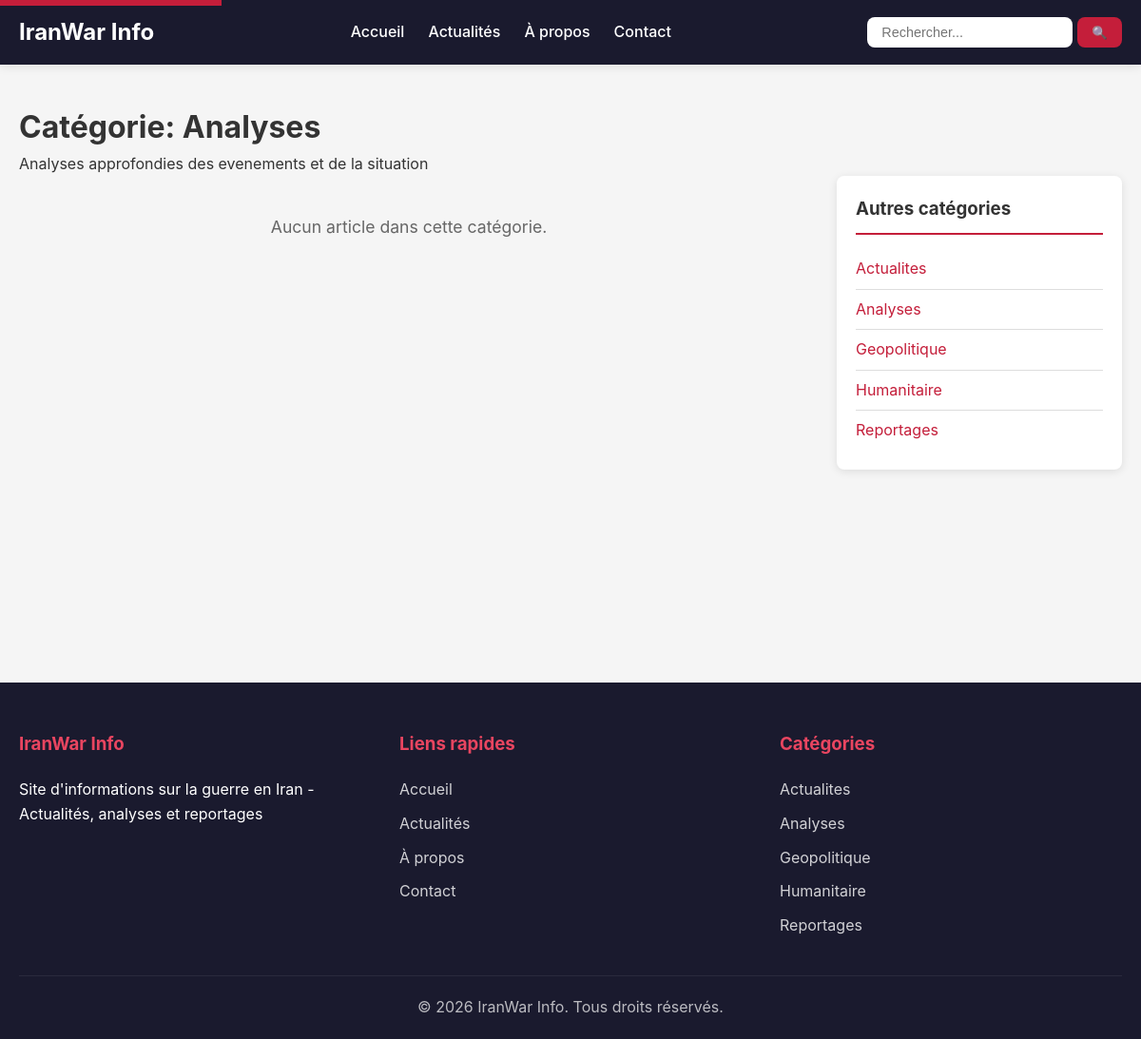
The app's page /categorie/analyses_2.html with its own data.
### tables this page shows
CREATE TABLE categories (
    id INT UNSIGNED AUTO_INCREMENT PRIMARY KEY,
    libelle VARCHAR(100) NOT NULL COMMENT 'Nom de la catégorie',
    description TEXT DEFAULT NULL
);

### core/Controller.php (called while the page is built, shortened)
<?php
abstract class Controller
{
    protected array $data = [];
    protected function render(string $viewName, array $data = []): void
    {
        $this->data = array_merge($this->data, $data);
        $this->data['content'] = $viewName;
        extract($this->data);
        require_once VIEWS_PATH . 'layouts/main.php';
    }
    protected function model(string $modelName): object
    {
        $modelFile = MODELS_PATH . $modelName . '.php';
        if (file_exists($modelFile)) {
            return new $modelName();
        }
        throw new Exception("Modèle '{$modelName}' non trouvé");
    }
}

### app/controllers/ArticlesController.php (called while the page is built, shortened)
<?php
class ArticlesController extends Controller
{
    private Article $articleModel;
    private Category $categoryModel;
    public function __construct()
    {
        $this->articleModel = $this->model('Article');
        $this->categoryModel = $this->model('Category');
    }
    public function category(string $id = ''): void
    {
        $categoryId = (int) $id;
        $category = $this->categoryModel->findById($categoryId);
        $articles = $this->articleModel->getByCategory($category['id']);
        $data = [
            'pageTitle' => $category['libelle'] . ' - ' . SITE_NAME,
            'metaDescription' => 'Articles de la catégorie ' . $category['libelle'],
            'category' => $category,
            'articles' => $articles,
            'categories' => $this->categoryModel->getActive()
        ];
        $this->render('articles/category', $data);
    }
}

### index.php (called while the page is built, shortened)
<?php
require_once ROOT_PATH . '/core/Autoloader.php';
$app = new App();
$app->run();

### core/Autoloader.php (called while the page is built, shortened)
<?php
class Autoloader
{
    public static function autoload(string $className): void
    {
        $paths = [
            ROOT_PATH . '/core/' . $className . '.php',
            ROOT_PATH . '/app/controllers/' . $className . '.php',
            ROOT_PATH . '/app/models/' . $className . '.php',
            ROOT_PATH . '/config/' . $className . '.php',
        ];
        foreach ($paths as $path) {
            if (file_exists($path)) {
                return;
            }
        }
    }
}

### core/UrlHelper.php (called while the page is built, shortened)
<?php
class UrlHelper
{
    public static function slugify(string $text): string
    {
        $text = mb_strtolower($text, 'UTF-8');
        $text = self::removeAccents($text);
        $text = preg_replace('/[^a-z0-9]+/', '-', $text);
        $text = trim($text, '-');
        return $text;
    }
    public static function removeAccents(string $text): string
    {
        $accents = [
            'à' => 'a', 'á' => 'a', 'â' => 'a', 'ã' => 'a', 'ä' => 'a', 'å' => 'a',
            'ç' => 'c',
            'è' => 'e', 'é' => 'e', 'ê' => 'e', 'ë' => 'e',
            'ì' => 'i', 'í' => 'i', 'î' => 'i', 'ï' => 'i',
            'ñ' => 'n',
            'ò' => 'o', 'ó' => 'o', 'ô' => 'o', 'õ' => 'o', 'ö' => 'o',
            'ù' => 'u', 'ú' => 'u', 'û' => 'u', 'ü' => 'u',
            'ý' => 'y', 'ÿ' => 'y',
            'œ' => 'oe', 'æ' => 'ae'
        ];
        return strtr($text, $accents);
    }
    public static function categoryUrl(array $category): string
    {
        $slug = self::slugify($category['libelle']);
        $id = $category['id'];
        return SITE_URL . "/categorie/{$slug}_{$id}.html";
    }
    public static function actualitesUrl(): string
    {
        return SITE_URL . "/actualites.html";
    }
    public static function searchUrl(string $keyword = ''): string
    {
        $url = SITE_URL . "/recherche.html";
        return $url;
    }
    public static function aboutUrl(): string
    {
        return SITE_URL . "/a-propos.html";
    }
    public static function contactUrl(): string
    {
        return SITE_URL . "/contact.html";
    }
    public static function homeUrl(): string
    {
        return SITE_URL;
    }
}

### config/database.php (called while the page is built, shortened)
<?php
class Database
{
    private static ?PDO $instance = null;
    public static function getInstance(): PDO
    {
        if (self::$instance === null) {
            try {
                $dsn = "mysql:host=" . DB_HOST . ";dbname=" . DB_NAME . ";charset=" . DB_CHARSET;
                $options = [
                    PDO::ATTR_ERRMODE => PDO::ERRMODE_EXCEPTION,
                    PDO::ATTR_DEFAULT_FETCH_MODE => PDO::FETCH_ASSOC,
                    PDO::ATTR_EMULATE_PREPARES => false,
                ];
                self::$instance = new PDO($dsn, DB_USER, DB_PASS, $options);
            } catch (PDOException $e) {
                if (DEBUG_MODE) {
                    die("Erreur de connexion : " . $e->getMessage());
                } else {
                    die("Erreur de connexion à la base de données.");
                }
            }
        }
        return self::$instance;
    }
}

### core/Model.php (called while the page is built, shortened)
<?php
abstract class Model
{
    public function __construct()
    {
        require_once ROOT_PATH . '/config/database.php';
        $this->db = Database::getInstance();
    }
}

### app/models/Category.php (called while the page is built, shortened)
<?php
class Category extends Model
{
    protected string $table = 'categories';
    public function getActive(): array
    {
        $sql = "SELECT * FROM {$this->table} ORDER BY libelle ASC";
        $stmt = $this->db->query($sql);
        return $stmt->fetchAll();
    }
    public function findById(int $id): ?array
    {
        $sql = "SELECT * FROM {$this->table} WHERE id = :id";
        $stmt = $this->db->prepare($sql);
        $stmt->execute(['id' => $id]);
        $result = $stmt->fetch();
        return $result ?: null;
    }
}

### app/models/Article.php (called while the page is built, shortened)
<?php
class Article extends Model
{
    protected string $table = 'articles';
    public function getByCategory(int $categoryId, int $limit = 10): array
    {
        $sql = "SELECT a.*, c.libelle as category_name, u.name as author_name,
                       m.url as image_url, m.alt_text as image_alt
                FROM {$this->table} a
                LEFT JOIN categories c ON a.category_id = c.id
                LEFT JOIN users u ON a.author_id = u.id
                LEFT JOIN media m ON a.id = m.article_id
                WHERE a.category_id = :category_id
                AND a.published_at IS NOT NULL
                ORDER BY a.published_at DESC
                LIMIT :limit";
        $stmt = $this->db->prepare($sql);
        $stmt->bindValue(':category_id', $categoryId, PDO::PARAM_INT);
        $stmt->bindValue(':limit', $limit, PDO::PARAM_INT);
        $stmt->execute();
        return $stmt->fetchAll();
    }
}

### app/views/articles/category.php (the view)
<div class="category-page">
    <h1>Catégorie: <?= htmlspecialchars($category['libelle']) ?></h1>
    <?php if (!empty($category['description'])): ?>
        <p class="category-description"><?= htmlspecialchars($category['description']) ?></p>
    <?php endif; ?>
    <div class="articles-layout">
        <div class="articles-list">
            <?php if (!empty($articles)): ?>
                <?php foreach ($articles as $article): ?>
                    <?php $articleUrl = UrlHelper::articleUrl($article, $category); ?>
                    <article class="article-item <?= !empty($article['image_url']) ? 'has-image' : '' ?>">
                        <div class="article-body">
                            <h2>
                                <a href="<?= $articleUrl ?>">
                                    <?= htmlspecialchars($article['title'] ?? '') ?>
                                </a>
                            </h2>
                            <?php if (!empty($article['category_name'])): ?>
                                <span class="article-category"><?= htmlspecialchars($article['category_name']) ?></span>
                            <?php endif; ?>
                            <p class="article-excerpt">
                                <?= substr(strip_tags($article['content'] ?? ''), 0, 200) ?>...
                            </p>
                            <div class="article-meta">
                                <span class="date">📅 <?= date('d/m/Y H:i', strtotime($article['published_at'] ?? $article['created_at'])) ?></span>
                                <span class="views">👁 <?= $article['views'] ?? 0 ?> vues</span>
                            </div>
                            <a href="<?= $articleUrl ?>" class="read-more">
                                Lire la suite →
                            </a>
                        </div>
                        <?php if (!empty($article['image_url'])): ?>
                            <div class="article-thumbnail">
                                <a href="<?= $articleUrl ?>">
                                    <img src="<?= SITE_URL ?>/public/<?= htmlspecialchars($article['image_url']) ?>"
                                         alt="<?= htmlspecialchars($article['image_alt'] ?? $article['title']) ?>"
                                         loading="lazy"
                                         decoding="async">
                                </a>
                            </div>
                        <?php endif; ?>
                    </article>
                <?php endforeach; ?>
            <?php else: ?>
                <p class="no-articles">Aucun article dans cette catégorie.</p>
            <?php endif; ?>
        </div>
        <aside class="sidebar">
            <div class="widget">
                <h3>Autres catégories</h3>
                <ul class="categories-widget">
                    <?php foreach ($categories as $cat): ?>
                        <li class="<?= $cat['id'] === $category['id'] ? 'active' : '' ?>">
                            <a href="<?= UrlHelper::categoryUrl($cat) ?>">
                                <?= htmlspecialchars($cat['libelle']) ?>
                            </a>
                        </li>
                    <?php endforeach; ?>
                </ul>
            </div>
        </aside>
    </div>
</div>

### app/views/layouts/main.php (shortened to what this page needs)
<!DOCTYPE html>
<html lang="fr">
<head>
    <link rel="preload" href="<?= SITE_URL ?>/public/css/style.min.css?v=<?= filemtime(ROOT_PATH . '/public/css/style.min.css') ?>" as="style" onload="this.onload=null;this.rel='stylesheet'">
</head>
<body>
    <header class="header">
        <div class="container">
            <div class="header-content">
                <a href="<?= UrlHelper::homeUrl() ?>" class="logo">
                    <h1><?= SITE_NAME ?></h1>
                </a>
                <nav class="main-nav" role="navigation" aria-label="Navigation principale">
                    <ul>
                        <li><a href="<?= UrlHelper::homeUrl() ?>">Accueil</a></li>
                        <li><a href="<?= UrlHelper::actualitesUrl() ?>">Actualités</a></li>
                        <li><a href="<?= UrlHelper::aboutUrl() ?>">À propos</a></li>
                        <li><a href="<?= UrlHelper::contactUrl() ?>">Contact</a></li>
                    </ul>
                </nav>
                <form action="<?= UrlHelper::searchUrl() ?>" method="GET" class="search-form" role="search">
                    <input type="text" name="q" placeholder="Rechercher..." required aria-label="Rechercher un article">
                    <button type="submit" aria-label="Lancer la recherche">🔍</button>
                </form>
            </div>
        </div>
    </header>
    <main class="main-content" id="main-content">
        <div class="container">
            <?php
            if (isset($content)) {
                $viewFile = VIEWS_PATH . $content . '.php';
                if (file_exists($viewFile)) {
                    include $viewFile;
                }
            }
            ?>
        </div>
    </main>
    <footer class="footer" role="contentinfo">
        <div class="container">
            <div class="footer-content">
                <div class="footer-section">
                    <h3><?= SITE_NAME ?></h3>
                    <p><?= SITE_DESCRIPTION ?></p>
                </div>
                <div class="footer-section">
                    <h3>Liens rapides</h3>
                    <ul>
                        <li><a href="<?= UrlHelper::homeUrl() ?>">Accueil</a></li>
                        <li><a href="<?= UrlHelper::actualitesUrl() ?>">Actualités</a></li>
                        <li><a href="<?= UrlHelper::aboutUrl() ?>">À propos</a></li>
                        <li><a href="<?= UrlHelper::contactUrl() ?>">Contact</a></li>
                    </ul>
                </div>
                <div class="footer-section">
                    <h3>Catégories</h3>
                    <ul>
                        <?php if (isset($categories)): ?>
                            <?php foreach ($categories as $cat): ?>
                                <li><a href="<?= UrlHelper::categoryUrl($cat) ?>"><?= htmlspecialchars($cat['libelle']) ?></a></li>
                            <?php endforeach; ?>
                        <?php endif; ?>
                    </ul>
                </div>
            </div>
            <div class="footer-bottom">
                <p>&copy; <?= date('Y') ?> <?= SITE_NAME ?>. Tous droits réservés.</p>
            </div>
        </div>
    </footer>
    <a href="#main-content" class="skip-link">Aller au contenu principal</a>
</body>
</html>

### records on screen
categories: libelle "Analyses", description "Analyses approfondies des evenements et de la situation"
categories: libelle "Actualites"
categories: libelle "Geopolitique"
categories: libelle "Humanitaire"
categories: libelle "Reportages"

### other values on screen
SITE_NAME "IranWar Info"
SITE_DESCRIPTION "Site d'informations sur la guerre en Iran - Actualités, analyses et reportages"
